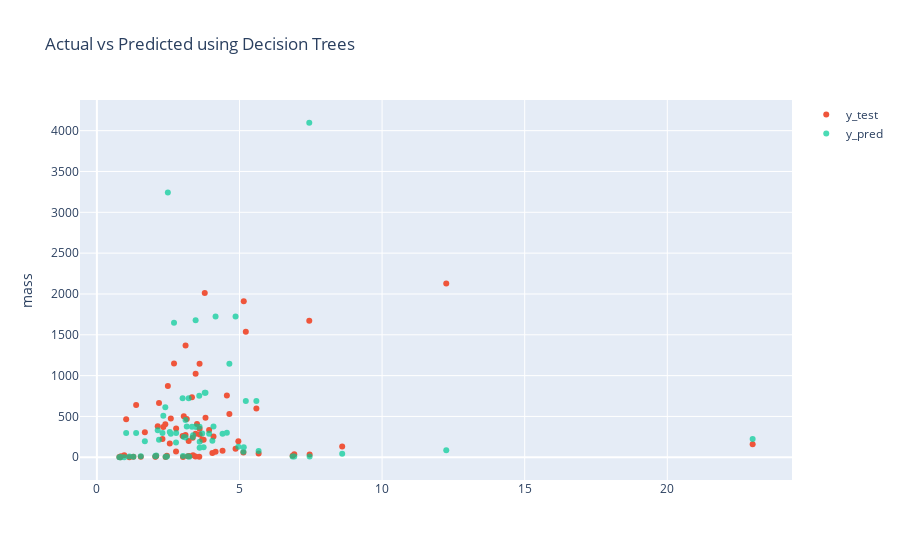

The notebook cell this image was saved under:
### Code cell
fig_dt = px.scatter(title='Actual vs Predicted using Decision Trees')
fig_dt.add_scatter(x=X_test['pl_trandur'], y=y_test, mode='markers', name='y_test')
fig_dt.add_scatter(x=X_test['pl_trandur'], y=y_pred_dt, mode='markers', name='y_pred', opacity=0.7)

fig_dt.update_yaxes(title_text='mass')
fig_dt.show()
